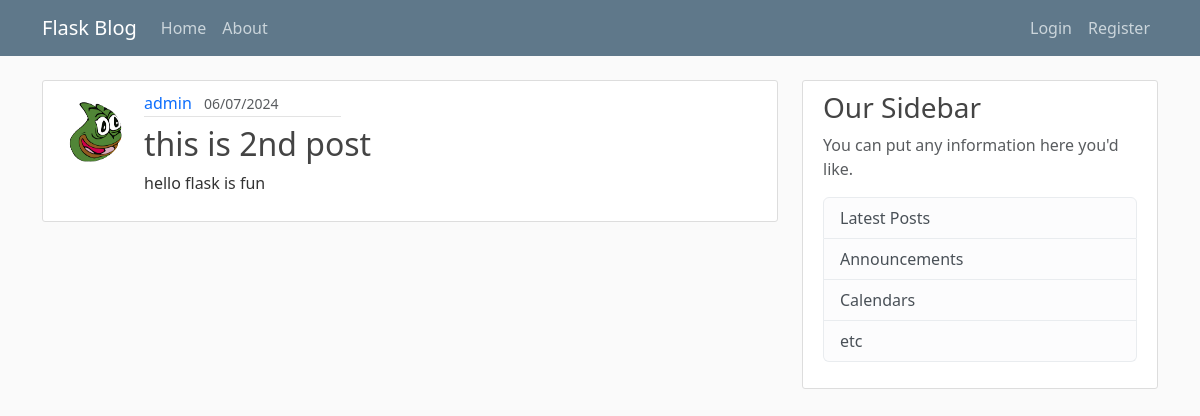
Screenshot of /post/2 with the database file from the repository.
### flaskpro/models.py (models this page shows, shortened)
class User(db.Model, UserMixin):
    id = db.Column(db.Integer, primary_key=True)
    username = db.Column(db.String(20), unique=True, nullable=False)
    email = db.Column(db.String(30), unique=True, nullable=False)
    image_file = db.Column(db.String(20), nullable=False, default='default.jpg')
    password = db.Column(db.String(60), nullable=False)
    posts = db.relationship('Post', backref='author', lazy=True)

class Post(db.Model):
    id = db.Column(db.Integer, primary_key=True)
    title = db.Column(db.String(100), nullable=False)
    time_posted = db.Column(db.DateTime, nullable=False, default=datetime.now(timezone.utc))#
    content = db.Column(db.Text, nullable=False)
    user_id = db.Column(db.Integer, db.ForeignKey('user.id'), nullable=False)

### flaskpro/routes.py (the view)
@app.route("/post/<int:post_id>")
def post(post_id):
    post = Post.query.get_or_404(post_id)
    return render_template('post.html', title=post.title, post=post)

### flaskpro/templates/post.html (shortened to what this page needs)
{% extends 'layout.html'%}
{% block content%}
    <article class="media content-section">
        <img  class="rounded-circle article-img" src="{{ url_for('static', filename='Pictures/' + post.author.image_file) }}">
        <div class="media-body">
            <div class="article-metadata">
                <a class="mr-2" href="#">{{ post.author.username }}</a>
                <small class="text-muted m-2">{{ post.time_posted.strftime("%d/%m/%Y") }}</small>
            </div>
            <h2 class="article-title">{{ post.title }}</h2>
            <p class="article-content">{{ post.content }}</p>
        </div>
    </article>
{% endblock %}

### flaskpro/static/main.css (style rules this page uses)
body { background: #fafafa; color: #333333; margin-top: 5rem; }
h1, h2, h3, h4, h5, h6 { color: #444444; }
.content-section { background: #ffffff; padding: 10px 20px; border: 1px solid #dddddd; border-radius: 3px; margin-bottom: 20px; }
.article-title { color: #444444; }
a,article:link { text-decoration: none; }
.article-content { white-space: pre-line; }
.article-img { height: 65px; width: 65px; margin-right: 16px; margin-top: -40px; }
.article-metadata { padding-bottom: 1px; margin-right: 30px; margin-bottom: 8px; border-bottom: 1px solid #e3e3e3 }
.media { display: flex; align-items: center; }

### rows the page displays
User: image_file (placeholder picture), author.username "admin"
Post: time_posted "06/07/2024", title "this is 2nd post", content "hello flask is fun"
